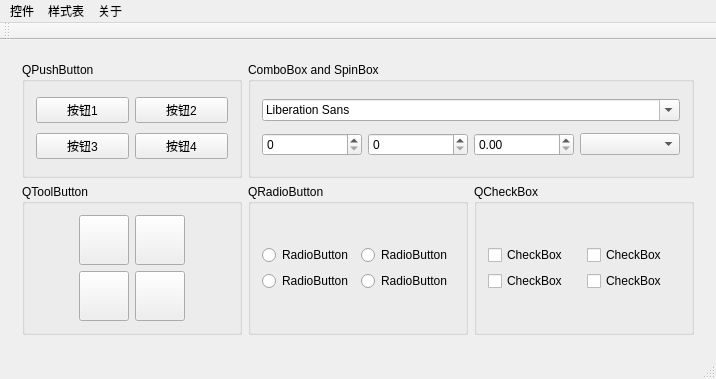
<?xml version="1.0" encoding="UTF-8"?>
<ui version="4.0">
 <class>MainWindow</class>
 <widget class="QMainWindow" name="MainWindow">
  <property name="geometry">
   <rect>
    <x>0</x>
    <y>0</y>
    <width>716</width>
    <height>379</height>
   </rect>
  </property>
  <property name="windowTitle">
   <string>MainWindow</string>
  </property>
  <widget class="QWidget" name="centralWidget">
   <layout class="QHBoxLayout" name="horizontalLayout">
    <item>
     <widget class="QStackedWidget" name="stackedWidget">
      <property name="currentIndex">
       <number>2</number>
      </property>
      <widget class="QWidget" name="page_0">
       <layout class="QGridLayout" name="gridLayout_15">
        <item row="0" column="0">
         <widget class="QGroupBox" name="gBox_datetime">
          <property name="title">
           <string>Date and Time</string>
          </property>
          <layout class="QGridLayout" name="gridLayout_5">
           <item row="0" column="0">
            <widget class="QTimeEdit" name="timeEdit"/>
           </item>
           <item row="1" column="0">
            <widget class="QDateEdit" name="dateEdit"/>
           </item>
           <item row="2" column="0">
            <widget class="QDateTimeEdit" name="dateTimeEdit"/>
           </item>
          </layout>
         </widget>
        </item>
        <item row="0" column="1">
         <widget class="QCalendarWidget" name="calendarWidget"/>
        </item>
       </layout>
      </widget>
      <widget class="QWidget" name="page_1">
       <layout class="QGridLayout" name="gridLayout_13">
        <item row="0" column="1" rowspan="3">
         <widget class="QGroupBox" name="groupBox_7">
          <property name="title">
           <string>GroupBox</string>
          </property>
          <layout class="QGridLayout" name="gridLayout_12">
           <item row="0" column="0">
            <layout class="QHBoxLayout" name="horizontalLayout_6">
             <item>
              <widget class="QDial" name="dial"/>
             </item>
             <item>
              <widget class="QLCDNumber" name="lcdNumber">
               <property name="digitCount">
                <number>3</number>
               </property>
               <property name="intValue" stdset="0">
                <number>0</number>
               </property>
              </widget>
             </item>
            </layout>
           </item>
          </layout>
         </widget>
        </item>
        <item row="4" column="1">
         <widget class="QDialogButtonBox" name="buttonBox">
          <property name="standardButtons">
           <set>QDialogButtonBox::Cancel|QDialogButtonBox::Ok</set>
          </property>
         </widget>
        </item>
        <item row="0" column="0" rowspan="5">
         <widget class="QToolBox" name="toolBox">
          <property name="currentIndex">
           <number>0</number>
          </property>
          <widget class="QWidget" name="page">
           <property name="geometry">
            <rect>
             <x>0</x>
             <y>0</y>
             <width>337</width>
             <height>214</height>
            </rect>
           </property>
           <attribute name="label">
            <string>Page 1</string>
           </attribute>
           <layout class="QGridLayout" name="gridLayout_9">
            <item row="0" column="0">
             <widget class="QCommandLinkButton" name="commandLinkButton">
              <property name="text">
               <string>CommandLinkButton</string>
              </property>
             </widget>
            </item>
           </layout>
          </widget>
          <widget class="QWidget" name="page_2">
           <property name="geometry">
            <rect>
             <x>0</x>
             <y>0</y>
             <width>98</width>
             <height>43</height>
            </rect>
           </property>
           <attribute name="label">
            <string>Page 2</string>
           </attribute>
           <layout class="QGridLayout" name="gridLayout_16">
            <item row="0" column="0">
             <widget class="QKeySequenceEdit" name="keySequenceEdit"/>
            </item>
           </layout>
          </widget>
         </widget>
        </item>
        <item row="3" column="1">
         <spacer name="verticalSpacer">
          <property name="orientation">
           <enum>Qt::Vertical</enum>
          </property>
          <property name="sizeHint" stdset="0">
           <size>
            <width>20</width>
            <height>40</height>
           </size>
          </property>
         </spacer>
        </item>
       </layout>
      </widget>
      <widget class="QWidget" name="page_2">
       <layout class="QGridLayout" name="gridLayout_10">
        <item row="0" column="0">
         <widget class="QGroupBox" name="gBox_btn">
          <property name="title">
           <string>QPushButton</string>
          </property>
          <layout class="QGridLayout" name="gridLayout_8">
           <item row="0" column="0">
            <layout class="QHBoxLayout" name="horizontalLayout_3">
             <item>
              <widget class="QPushButton" name="btn_1">
               <property name="text">
                <string>按钮1</string>
               </property>
              </widget>
             </item>
             <item>
              <widget class="QPushButton" name="btn_2">
               <property name="text">
                <string>按钮2</string>
               </property>
               <property name="iconSize">
                <size>
                 <width>16</width>
                 <height>16</height>
                </size>
               </property>
               <property name="autoDefault">
                <bool>false</bool>
               </property>
              </widget>
             </item>
            </layout>
           </item>
           <item row="1" column="0">
            <layout class="QHBoxLayout" name="horizontalLayout_4">
             <item>
              <widget class="QPushButton" name="btn_3">
               <property name="text">
                <string>按钮3</string>
               </property>
               <property name="autoRepeat">
                <bool>false</bool>
               </property>
              </widget>
             </item>
             <item>
              <widget class="QPushButton" name="btn_4">
               <property name="text">
                <string>按钮4</string>
               </property>
              </widget>
             </item>
            </layout>
           </item>
          </layout>
         </widget>
        </item>
        <item row="0" column="1" colspan="2">
         <widget class="QGroupBox" name="gBox_Box">
          <property name="title">
           <string>ComboBox and SpinBox</string>
          </property>
          <layout class="QGridLayout" name="gridLayout_3">
           <item row="2" column="3">
            <widget class="QComboBox" name="comboBox"/>
           </item>
           <item row="2" column="0">
            <widget class="QSpinBox" name="spinBox_R"/>
           </item>
           <item row="2" column="2">
            <widget class="QDoubleSpinBox" name="doubleSpinBox_B"/>
           </item>
           <item row="1" column="0" colspan="4">
            <widget class="QFontComboBox" name="fontComboBox"/>
           </item>
           <item row="2" column="1">
            <widget class="QSpinBox" name="spinBox_G"/>
           </item>
          </layout>
         </widget>
        </item>
        <item row="1" column="0">
         <widget class="QGroupBox" name="gBox_tbtn">
          <property name="title">
           <string>QToolButton</string>
          </property>
          <layout class="QGridLayout" name="gridLayout_11">
           <item row="0" column="0">
            <layout class="QHBoxLayout" name="horizontalLayout_8">
             <item>
              <widget class="QToolButton" name="tbtn_1">
               <property name="minimumSize">
                <size>
                 <width>50</width>
                 <height>50</height>
                </size>
               </property>
               <property name="text">
                <string/>
               </property>
              </widget>
             </item>
             <item>
              <widget class="QToolButton" name="tbtn_2">
               <property name="minimumSize">
                <size>
                 <width>50</width>
                 <height>50</height>
                </size>
               </property>
               <property name="text">
                <string/>
               </property>
               <property name="checkable">
                <bool>false</bool>
               </property>
               <property name="autoRaise">
                <bool>false</bool>
               </property>
              </widget>
             </item>
            </layout>
           </item>
           <item row="1" column="0">
            <layout class="QHBoxLayout" name="horizontalLayout_9">
             <item>
              <widget class="QToolButton" name="tbtn_3">
               <property name="minimumSize">
                <size>
                 <width>50</width>
                 <height>50</height>
                </size>
               </property>
               <property name="focusPolicy">
                <enum>Qt::NoFocus</enum>
               </property>
               <property name="autoFillBackground">
                <bool>false</bool>
               </property>
               <property name="text">
                <string/>
               </property>
               <property name="checkable">
                <bool>false</bool>
               </property>
               <property name="autoRepeat">
                <bool>false</bool>
               </property>
               <property name="autoExclusive">
                <bool>false</bool>
               </property>
               <property name="autoRaise">
                <bool>false</bool>
               </property>
              </widget>
             </item>
             <item>
              <widget class="QToolButton" name="tbtn_4">
               <property name="minimumSize">
                <size>
                 <width>50</width>
                 <height>50</height>
                </size>
               </property>
               <property name="text">
                <string/>
               </property>
              </widget>
             </item>
            </layout>
           </item>
          </layout>
         </widget>
        </item>
        <item row="1" column="1">
         <widget class="QGroupBox" name="gBox_rbtn">
          <property name="title">
           <string>QRadioButton</string>
          </property>
          <layout class="QGridLayout" name="gridLayout">
           <item row="0" column="0">
            <layout class="QVBoxLayout" name="verticalLayout_4">
             <item>
              <widget class="QRadioButton" name="rBtn_1">
               <property name="text">
                <string>RadioButton</string>
               </property>
               <property name="autoRepeat">
                <bool>false</bool>
               </property>
               <property name="autoExclusive">
                <bool>true</bool>
               </property>
              </widget>
             </item>
             <item>
              <widget class="QRadioButton" name="rBtn_3">
               <property name="text">
                <string>RadioButton</string>
               </property>
              </widget>
             </item>
            </layout>
           </item>
           <item row="0" column="1">
            <layout class="QVBoxLayout" name="verticalLayout_2">
             <item>
              <widget class="QRadioButton" name="rBtn_2">
               <property name="text">
                <string>RadioButton</string>
               </property>
              </widget>
             </item>
             <item>
              <widget class="QRadioButton" name="rBtn_4">
               <property name="text">
                <string>RadioButton</string>
               </property>
              </widget>
             </item>
            </layout>
           </item>
          </layout>
         </widget>
        </item>
        <item row="1" column="2">
         <widget class="QGroupBox" name="gBox_cBox">
          <property name="title">
           <string>QCheckBox</string>
          </property>
          <layout class="QGridLayout" name="gridLayout_6">
           <item row="0" column="0">
            <layout class="QVBoxLayout" name="verticalLayout_6">
             <item>
              <widget class="QCheckBox" name="cBox_1">
               <property name="text">
                <string>CheckBox</string>
               </property>
              </widget>
             </item>
             <item>
              <widget class="QCheckBox" name="cBox_3">
               <property name="text">
                <string>CheckBox</string>
               </property>
              </widget>
             </item>
            </layout>
           </item>
           <item row="0" column="1">
            <layout class="QVBoxLayout" name="verticalLayout_5">
             <item>
              <widget class="QCheckBox" name="cBox_2">
               <property name="text">
                <string>CheckBox</string>
               </property>
              </widget>
             </item>
             <item>
              <widget class="QCheckBox" name="cBox_4">
               <property name="text">
                <string>CheckBox</string>
               </property>
              </widget>
             </item>
            </layout>
           </item>
          </layout>
         </widget>
        </item>
       </layout>
      </widget>
      <widget class="QWidget" name="page_3">
       <layout class="QGridLayout" name="gridLayout_7">
        <item row="0" column="0">
         <widget class="QScrollArea" name="scrollArea">
          <property name="widgetResizable">
           <bool>true</bool>
          </property>
          <widget class="QWidget" name="scrollAreaWidgetContents">
           <property name="geometry">
            <rect>
             <x>0</x>
             <y>0</y>
             <width>664</width>
             <height>358</height>
            </rect>
           </property>
           <layout class="QGridLayout" name="gridLayout_4">
            <item row="0" column="0">
             <widget class="QGroupBox" name="gBox_lab">
              <property name="title">
               <string>QLabel</string>
              </property>
              <layout class="QHBoxLayout" name="horizontalLayout_7">
               <item>
                <widget class="QLabel" name="lab_1">
                 <property name="text">
                  <string>显示文字</string>
                 </property>
                </widget>
               </item>
               <item>
                <widget class="QLabel" name="lab_2">
                 <property name="text">
                  <string>显示图片</string>
                 </property>
                </widget>
               </item>
               <item>
                <widget class="QLabel" name="lab_3">
                 <property name="text">
                  <string>显示动画</string>
                 </property>
                </widget>
               </item>
               <item>
                <widget class="QLabel" name="lab_4">
                 <property name="text">
                  <string>显示HTMl</string>
                 </property>
                </widget>
               </item>
              </layout>
             </widget>
            </item>
            <item row="1" column="0">
             <widget class="QGroupBox" name="gBox_lineedit">
              <property name="title">
               <string>QLineEdit</string>
              </property>
              <layout class="QHBoxLayout" name="horizontalLayout_2">
               <item>
                <widget class="QLineEdit" name="lineEdit_1">
                 <property name="text">
                  <string>只读文本框</string>
                 </property>
                 <property name="readOnly">
                  <bool>true</bool>
                 </property>
                </widget>
               </item>
               <item>
                <widget class="QLineEdit" name="lineEdit_2">
                 <property name="placeholderText">
                  <string>默认显示</string>
                 </property>
                </widget>
               </item>
               <item>
                <widget class="QLineEdit" name="lineEdit_3">
                 <property name="text">
                  <string/>
                 </property>
                 <property name="placeholderText">
                  <string>正则表达式</string>
                 </property>
                </widget>
               </item>
               <item>
                <widget class="QLineEdit" name="lineEdit_4">
                 <property name="text">
                  <string/>
                 </property>
                 <property name="echoMode">
                  <enum>QLineEdit::Password</enum>
                 </property>
                 <property name="readOnly">
                  <bool>false</bool>
                 </property>
                 <property name="placeholderText">
                  <string>密码</string>
                 </property>
                </widget>
               </item>
              </layout>
             </widget>
            </item>
            <item row="2" column="0">
             <widget class="QGroupBox" name="gBox_textedit">
              <property name="title">
               <string>TextEdit</string>
              </property>
              <layout class="QHBoxLayout" name="horizontalLayout_5">
               <item>
                <layout class="QVBoxLayout" name="verticalLayout_3">
                 <item>
                  <widget class="QTextBrowser" name="textBrowser"/>
                 </item>
                 <item>
                  <widget class="QPlainTextEdit" name="plainTextEdit"/>
                 </item>
                </layout>
               </item>
               <item>
                <widget class="QTextEdit" name="textEdit"/>
               </item>
              </layout>
             </widget>
            </item>
           </layout>
          </widget>
         </widget>
        </item>
       </layout>
      </widget>
      <widget class="QWidget" name="page_4">
       <layout class="QGridLayout" name="gridLayout_14">
        <item row="0" column="0">
         <widget class="QGroupBox" name="gBox_bar">
          <property name="title">
           <string>ProgressBar Slider ScrollBar</string>
          </property>
          <layout class="QGridLayout" name="gridLayout_2">
           <item row="0" column="0">
            <layout class="QVBoxLayout" name="verticalLayout">
             <item>
              <widget class="QProgressBar" name="progressBar">
               <property name="value">
                <number>24</number>
               </property>
               <property name="alignment">
                <set>Qt::AlignCenter</set>
               </property>
               <property name="textDirection">
                <enum>QProgressBar::TopToBottom</enum>
               </property>
              </widget>
             </item>
             <item>
              <widget class="QSlider" name="horizontalSlider">
               <property name="orientation">
                <enum>Qt::Horizontal</enum>
               </property>
              </widget>
             </item>
             <item>
              <widget class="QScrollBar" name="horizontalScrollBar">
               <property name="orientation">
                <enum>Qt::Horizontal</enum>
               </property>
              </widget>
             </item>
            </layout>
           </item>
           <item row="0" column="1">
            <widget class="QSlider" name="verticalSlider">
             <property name="orientation">
              <enum>Qt::Vertical</enum>
             </property>
            </widget>
           </item>
           <item row="0" column="2">
            <widget class="QScrollBar" name="verticalScrollBar">
             <property name="orientation">
              <enum>Qt::Vertical</enum>
             </property>
            </widget>
           </item>
          </layout>
         </widget>
        </item>
       </layout>
      </widget>
     </widget>
    </item>
   </layout>
  </widget>
  <widget class="QMenuBar" name="menuBar">
   <property name="geometry">
    <rect>
     <x>0</x>
     <y>0</y>
     <width>716</width>
     <height>28</height>
    </rect>
   </property>
   <widget class="QMenu" name="menu_page">
    <property name="title">
     <string>控件</string>
    </property>
    <addaction name="action_btn"/>
    <addaction name="action_text"/>
    <addaction name="action_bar"/>
    <addaction name="action_datetime"/>
    <addaction name="action_etc"/>
   </widget>
   <widget class="QMenu" name="menu_style">
    <property name="title">
     <string>样式表</string>
    </property>
   </widget>
   <widget class="QMenu" name="menu">
    <property name="title">
     <string>关于</string>
    </property>
    <addaction name="action_exit"/>
   </widget>
   <addaction name="menu_page"/>
   <addaction name="menu_style"/>
   <addaction name="menu"/>
  </widget>
  <widget class="QToolBar" name="mainToolBar">
   <attribute name="toolBarArea">
    <enum>TopToolBarArea</enum>
   </attribute>
   <attribute name="toolBarBreak">
    <bool>false</bool>
   </attribute>
  </widget>
  <widget class="QStatusBar" name="statusBar"/>
  <action name="action_btn">
   <property name="text">
    <string>按钮</string>
   </property>
  </action>
  <action name="action_text">
   <property name="text">
    <string>文本</string>
   </property>
  </action>
  <action name="action_bar">
   <property name="text">
    <string>进度条</string>
   </property>
  </action>
  <action name="action_datetime">
   <property name="text">
    <string>时间日期</string>
   </property>
  </action>
  <action name="action_etc">
   <property name="text">
    <string>其他</string>
   </property>
  </action>
  <action name="action_exit">
   <property name="text">
    <string>退出</string>
   </property>
  </action>
 </widget>
 <layoutdefault spacing="6" margin="11"/>
 <resources/>
 <connections>
  <connection>
   <sender>progressBar</sender>
   <signal>valueChanged(int)</signal>
   <receiver>horizontalSlider</receiver>
   <slot>setValue(int)</slot>
   <hints>
    <hint type="sourcelabel">
     <x>177</x>
     <y>146</y>
    </hint>
    <hint type="destinationlabel">
     <x>197</x>
     <y>221</y>
    </hint>
   </hints>
  </connection>
  <connection>
   <sender>progressBar</sender>
   <signal>valueChanged(int)</signal>
   <receiver>verticalSlider</receiver>
   <slot>setValue(int)</slot>
   <hints>
    <hint type="sourcelabel">
     <x>637</x>
     <y>153</y>
    </hint>
    <hint type="destinationlabel">
     <x>665</x>
     <y>269</y>
    </hint>
   </hints>
  </connection>
  <connection>
   <sender>horizontalSlider</sender>
   <signal>valueChanged(int)</signal>
   <receiver>progressBar</receiver>
   <slot>setValue(int)</slot>
   <hints>
    <hint type="sourcelabel">
     <x>315</x>
     <y>214</y>
    </hint>
    <hint type="destinationlabel">
     <x>324</x>
     <y>152</y>
    </hint>
   </hints>
  </connection>
  <connection>
   <sender>verticalSlider</sender>
   <signal>valueChanged(int)</signal>
   <receiver>progressBar</receiver>
   <slot>setValue(int)</slot>
   <hints>
    <hint type="sourcelabel">
     <x>665</x>
     <y>288</y>
    </hint>
    <hint type="destinationlabel">
     <x>603</x>
     <y>156</y>
    </hint>
   </hints>
  </connection>
  <connection>
   <sender>dial</sender>
   <signal>sliderMoved(int)</signal>
   <receiver>lcdNumber</receiver>
   <slot>display(int)</slot>
   <hints>
    <hint type="sourcelabel">
     <x>471</x>
     <y>150</y>
    </hint>
    <hint type="destinationlabel">
     <x>611</x>
     <y>163</y>
    </hint>
   </hints>
  </connection>
 </connections>
</ui>
